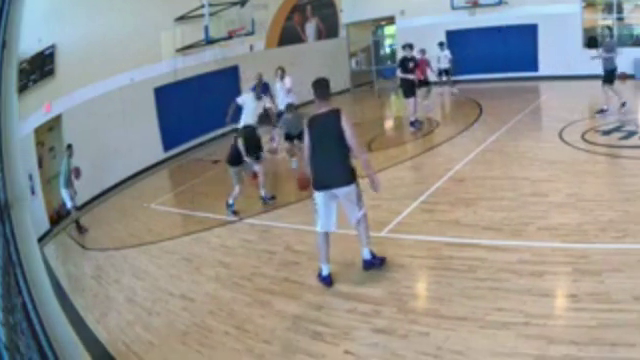
#> input picture frame 63 of data/processed/example_video.mp4, 640 x 360 px
$ python stabilize_video.py
#> lines starting #> are read from the running program, lines starting #| are printed output that depends on the picture
import cv2
import numpy as np
import os
from constants import (
    CUR_DIR
)

def stabilize_video(input_path, output_path):
#> called with input_path = 'data/processed/example_video.mp4'
    cap = cv2.VideoCapture(input_path)
    n_frames = int(cap.get(cv2.CAP_PROP_FRAME_COUNT))
    w = int(cap.get(cv2.CAP_PROP_FRAME_WIDTH))
    h = int(cap.get(cv2.CAP_PROP_FRAME_HEIGHT))
    fps = cap.get(cv2.CAP_PROP_FPS)

    print(f"Input Path: {input_path}")
    print(f"Output Path: {output_path}")
    print(f"Number of Frames: {n_frames}")
    print(f"Frame Width: {w}, Frame Height: {h}")
    print(f"FPS: {fps}")

    # Read the first frame
    _, prev = cap.read()
#> prev is the input picture: shape (360, 640, 3); mean B, G, R 140.7, 143.3, 143.5
    prev_gray = cv2.cvtColor(prev, cv2.COLOR_BGR2GRAY)
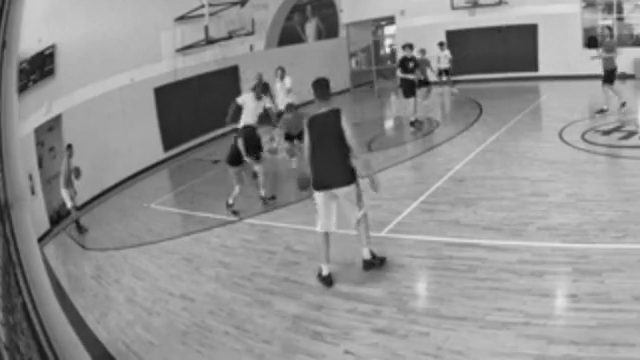
#> prev_gray: shape (360, 640); min 7, max 240, mean 143
    transforms = np.zeros((n_frames-1, 3), np.float32)

    for i in range(n_frames-1):
        success, curr = cap.read()
        if not success:
            print(f"Failed to read frame {i}")
            break
        curr_gray = cv2.cvtColor(curr, cv2.COLOR_BGR2GRAY)
        prev_pts = cv2.goodFeaturesToTrack(prev_gray, maxCorners=200, qualityLevel=0.01, minDistance=30, blockSize=3)
        curr_pts, status, _ = cv2.calcOpticalFlowPyrLK(prev_gray, curr_gray, prev_pts, None)

        idx = np.where(status == 1)[0]
        prev_pts = prev_pts[idx]
        curr_pts = curr_pts[idx]

        m = cv2.estimateAffinePartial2D(prev_pts, curr_pts)[0]
        dx = m[0, 2]
        dy = m[1, 2]
        da = np.arctan2(m[1, 0], m[0, 0])
        transforms[i] = [dx, dy, da]

        prev_gray = curr_gray
#> this loop made 30 passes
#> (m, dx, dy, da) on passes 2, 3, 4, 5, 6, 7, 11, 13: ([[1, 0.000206, 5.97], [-0.000206, 1, 0.0251]], 5.97, 0.0251, -0.000206), ([[1, -0.000153, -5.94], [0.000153, 1, 1.91]], -5.94, 1.91, 0.000153), ([[1, 0.000167, -0.0866], [-0.000167, 1, 0.0366]], -0.0866, 0.0366, -0.000167), ([[1, -0.000146, -6.06], [0.000146, 1, 13.89]], -6.06, 13.89, 0.000146), ([[1, -0.000493, -6.06], [0.000493, 1, 1.77]], -6.06, 1.77, 0.000493), ([[1, 0.000251, -6.07], [-0.000251, 1, -7.84]], -6.07, -7.84, -0.000251), ([[1, -0.000244, 3.88], [0.000244, 1, 7.9]], 3.88, 7.9, 0.000243), ([[1, 7.21e-05, -2.14], [-7.21e-05, 1, -8.02]], -2.14, -8.02, -7.2e-05)
#> (m, dx, dy) on passes 1, 8, 9, 10, 12, 14: ([[1, 1.77e-05, 8.03], [-1.77e-05, 1, -0.0315]], 8.03, -0.0315), ([[1, -2.42e-05, -6.11], [2.42e-05, 1, -0.0309]], -6.11, -0.0309), ([[1, 5.29e-05, 7.96], [-5.29e-05, 1, -3.93]], 7.96, -3.93), ([[1, -4.13e-05, -0.0645], [4.13e-05, 1, -0.0153]], -0.0645, -0.0153), ([[1, 7.04e-05, -0.0231], [-7.04e-05, 1, 0.0374]], -0.0231, 0.0374), ([[1, 1.69e-05, -0.0673], [-1.69e-05, 1, 0.036]], -0.0673, 0.036)
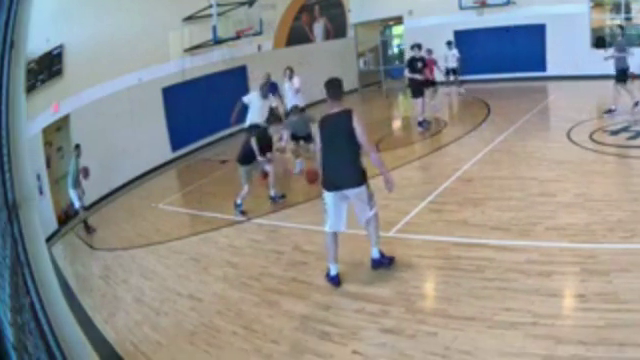
#> input picture frame 64 of data/processed/example_video.mp4, 640 x 360 px
#> pass 1, in stabilize_video, `curr_gray = cv2.cvtColor(curr, cv2.COLOR_BGR2GRAY)`:
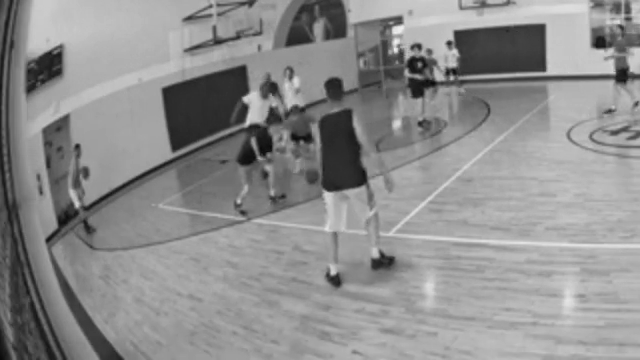
#> curr_gray: shape (360, 640); min 9, max 240, mean 141.8
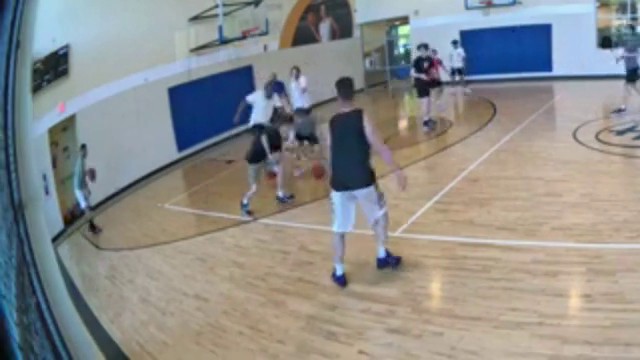
#> input picture frame 65 of data/processed/example_video.mp4, 640 x 360 px
#> pass 3, in stabilize_video, `curr_gray = cv2.cvtColor(curr, cv2.COLOR_BGR2GRAY)`:
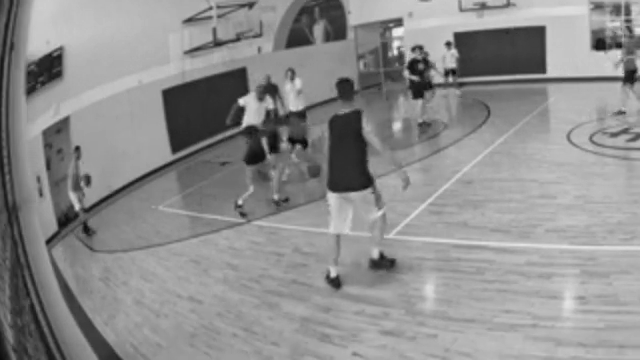
#> curr_gray: shape (360, 640); min 7, max 240, mean 142
#> after the loop:
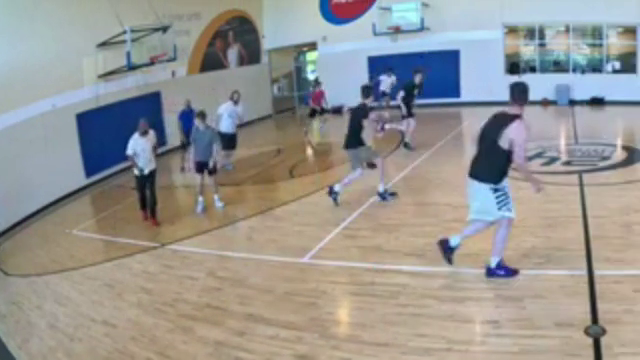
#> curr: shape (360, 640, 3); mean B, G, R 146.7, 149.5, 150.7
#> after the loop:
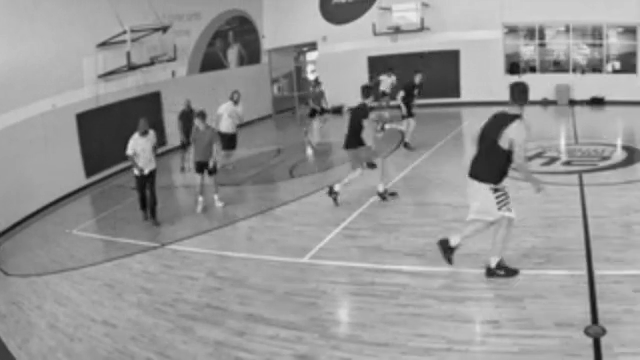
#> prev_gray: shape (360, 640); min 4, max 244, mean 149.5
#> after the loop, transforms = 634 rows, first 8: [8.03, -0.0315, -1.77e-05], [5.97, 0.0251, -0.000206], [-5.94, 1.91, 0.000153], [-0.0866, 0.0366, -0.000167], [-6.06, 13.89, 0.000146], [-6.06, 1.77, 0.000493], [-6.07, -7.84, -0.000251], [-6.11, -0.0309, 2.42e-05]

    print("Transforms calculated")

    trajectory = np.cumsum(transforms, axis=0)
    smoothed_trajectory = smooth(trajectory)
    difference = smoothed_trajectory - trajectory
    transforms_smooth = transforms + difference

    print("Trajectory smoothed")

    cap.set(cv2.CAP_PROP_POS_FRAMES, 0)
    original_fourcc = int(cap.get(cv2.CAP_PROP_FOURCC))
    fourcc = cv2.VideoWriter_fourcc(*'mp4v') if original_fourcc == 0 else original_fourcc
    fps = cap.get(cv2.CAP_PROP_FPS)
    out = cv2.VideoWriter(output_path, fourcc, fps, (w, h))

    for i in range(n_frames-1):
        success, frame = cap.read()
        if not success:
            print(f"Failed to read frame {i} during stabilization")
            break
        dx, dy, da = transforms_smooth[i]
        m = np.zeros((2, 3), np.float32)
        m[0, 0] = np.cos(da)
        m[0, 1] = -np.sin(da)
        m[1, 0] = np.sin(da)
        m[1, 1] = np.cos(da)
        m[0, 2] = dx
        m[1, 2] = dy
        frame_stabilized = cv2.warpAffine(frame, m, (w, h))
        out.write(frame_stabilized)

        # Debugging: Save intermediate frames
        if i % 100 == 0:
            debug_frame_path = os.path.join(CUR_DIR, "data", "debug", f"frame_{i}.jpg")
            cv2.imwrite(debug_frame_path, frame_stabilized)
            print(f"Saved debug frame {i} to {debug_frame_path}")

    print("Video stabilization complete")

    cap.release()
    out.release()

def smooth(trajectory, radius=30):
    smoothed_trajectory = np.copy(trajectory)
    for i in range(3):
        smoothed_trajectory[:, i] = np.convolve(trajectory[:, i], np.ones(radius)/radius, mode='same')
    return smoothed_trajectory


if __name__ == "__main__":
    src_path = os.path.join(CUR_DIR, "data", "processed", "example_video.mp4")
    dst_path = os.path.join(CUR_DIR, "data", "processed", "example_video_stabilized.mp4")

    stabilize_video(src_path, dst_path)

$ run again, starting later in the video
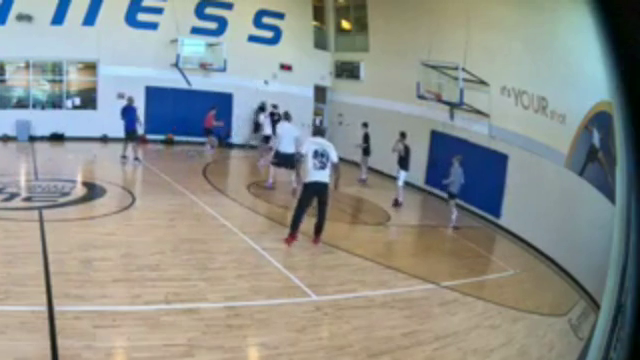
#> input picture frame 285 of data/processed/example_video.mp4, 640 x 360 px
#> in stabilize_video, prev is the input picture: shape (360, 640, 3); mean B, G, R 141.2, 144.8, 140.8
#> the loop in stabilize_video, `for i in range(n_frames-1):` made 30 passes
#> (dx, dy) on passes 1, 2, 7, 8, 9, 10: (8.03, 1.98), (2.01, -0.00929), (-1.99, 0.0144), (-0.0122, 0.0192), (-2, -0.00087), (0.000906, 0.0267)
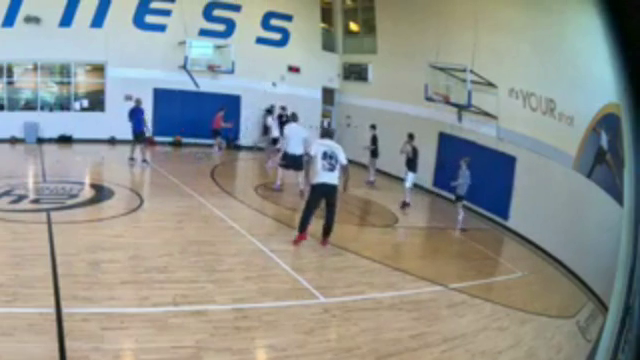
#> input picture frame 286 of data/processed/example_video.mp4, 640 x 360 px
#> after the loop in stabilize_video, `for i in range(n_frames-1):`:
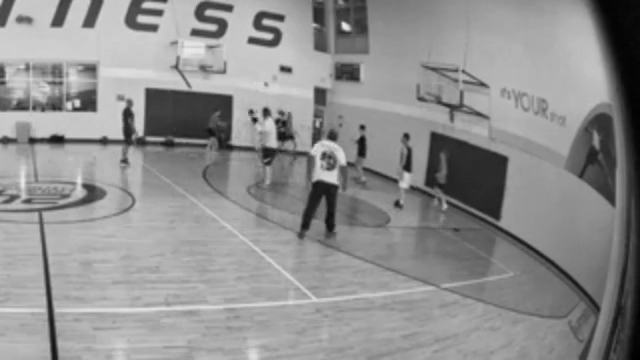
#> prev_gray: shape (360, 640); min 1, max 234, mean 143.4
#> after the loop in stabilize_video, `for i in range(n_frames-1):`: transforms = 634 rows, first 8: [8.03, 1.98, -1.51e-05], [2.01, -0.00929, -3.69e-06], [-0.0302, -1.96, -0.00012], [-0.0264, -0.00916, -0.000114], [-2.02, 2.01, -0.000185], [-0.023, 0.037, -0.000109], [-1.99, 0.0144, -9.29e-05], [-0.0122, 0.0192, -1.05e-05]
